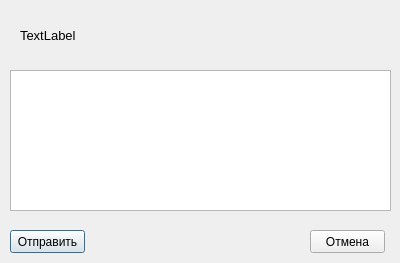
<?xml version="1.0" encoding="UTF-8"?>
<ui version="4.0">
 <class>Dialog</class>
 <widget class="QDialog" name="Dialog">
  <property name="geometry">
   <rect>
    <x>0</x>
    <y>0</y>
    <width>400</width>
    <height>263</height>
   </rect>
  </property>
  <property name="windowTitle">
   <string>message_window</string>
  </property>
  <widget class="QTextEdit" name="textEdit_3">
   <property name="geometry">
    <rect>
     <x>10</x>
     <y>70</y>
     <width>381</width>
     <height>141</height>
    </rect>
   </property>
  </widget>
  <widget class="QPushButton" name="pushButton">
   <property name="geometry">
    <rect>
     <x>10</x>
     <y>230</y>
     <width>75</width>
     <height>23</height>
    </rect>
   </property>
   <property name="text">
    <string>Отправить</string>
   </property>
  </widget>
  <widget class="QPushButton" name="pushButton_2">
   <property name="geometry">
    <rect>
     <x>310</x>
     <y>230</y>
     <width>75</width>
     <height>23</height>
    </rect>
   </property>
   <property name="text">
    <string>Отмена</string>
   </property>
  </widget>
  <widget class="QLabel" name="label">
   <property name="geometry">
    <rect>
     <x>20</x>
     <y>20</y>
     <width>361</width>
     <height>31</height>
    </rect>
   </property>
   <property name="font">
    <font>
     <pointsize>10</pointsize>
    </font>
   </property>
   <property name="text">
    <string>TextLabel</string>
   </property>
  </widget>
 </widget>
 <resources/>
 <connections/>
</ui>
